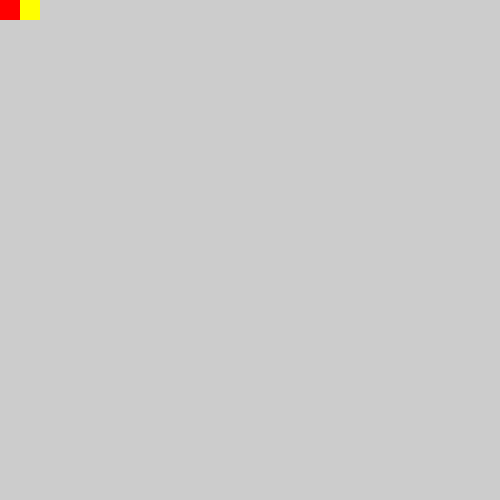
Frame 1 (no input)
Frame 60 (the mouse pressed at the canvas centre just before this capture): identical to frame 1, image omitted
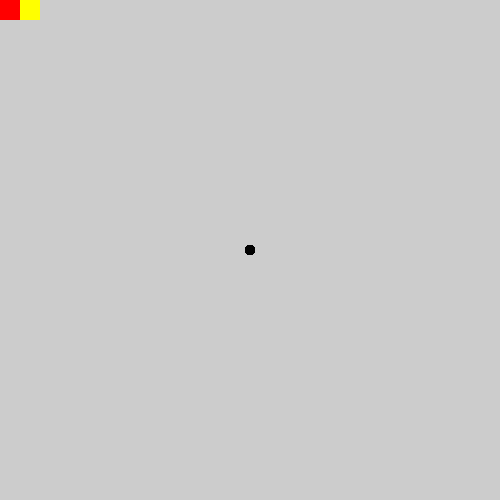
Frame 120 (the mouse held since frame 60 and released just before this capture)

The Processing sketch that drew these frames (run headless with seeded random() and noise(); from frame 60 on, the mouse is pressed at the canvas centre):

// Processing sketch: button_zone
// ── button_zone.pde
// keep track of and change brush color
float r = 0;
float g = 0;
float b = 0;

void setup() {
  size(500, 500);
}

void draw() {
  // draw the brush
  noStroke();
  fill(r, g, b);
  ellipse(mouseX, mouseY, 10, 10);

  // render button1
  fill(255, 0, 0);
  rect(0, 0, 20, 20);

  // render button2
  fill(255, 255, 0);
  rect(20, 0, 20, 20);

  
}

void mousePressed() {
  // is the mouse inside of button1?
  // red button1 is 0,0,20,20
  if (mouseX > 0) {
    if (mouseX < 20) {
      if (mouseY > 0) {
        if (mouseY < 20) {
          // we've met all four conditions, turn red.
          r = 255;
          b = 0;  // zero out blue and green
          g = 0;
        }
      }
    }
  }
}
